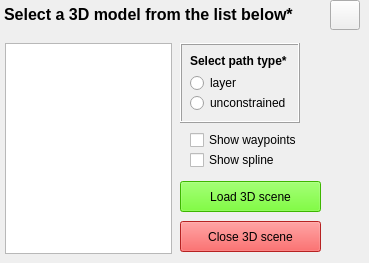
        <widget class="QWidget" name="selectModelTab">
         <attribute name="title">
          <string>Select model</string>
         </attribute>
         <widget class="QLabel" name="selectModelLabel">
          <property name="geometry">
           <rect>
            <x>4</x>
            <y>4</y>
            <width>292</width>
            <height>21</height>
           </rect>
          </property>
          <property name="font">
           <font>
            <family>Segoe UI</family>
            <pointsize>12</pointsize>
            <bold>true</bold>
           </font>
          </property>
          <property name="text">
           <string>Select a 3D model from the list below*</string>
          </property>
         </widget>
         <widget class="QPushButton" name="refreshModelListButton">
          <property name="geometry">
           <rect>
            <x>330</x>
            <y>0</y>
            <width>30</width>
            <height>30</height>
           </rect>
          </property>
          <property name="minimumSize">
           <size>
            <width>30</width>
            <height>30</height>
           </size>
          </property>
          <property name="maximumSize">
           <size>
            <width>30</width>
            <height>30</height>
           </size>
          </property>
          <property name="text">
           <string/>
          </property>
          <property name="icon">
           <iconset>
            <normaloff>refresh.png</normaloff>refresh.png</iconset>
          </property>
         </widget>
         <widget class="QListWidget" name="selectModelList">
          <property name="enabled">
           <bool>true</bool>
          </property>
          <property name="geometry">
           <rect>
            <x>5</x>
            <y>43</y>
            <width>167</width>
            <height>211</height>
           </rect>
          </property>
         </widget>
         <widget class="QPushButton" name="loadModelButton">
          <property name="geometry">
           <rect>
            <x>180</x>
            <y>181</y>
            <width>141</width>
            <height>31</height>
           </rect>
          </property>
          <property name="autoFillBackground">
           <bool>false</bool>
          </property>
          <property name="styleSheet">
           <string notr="true">QPushButton:enabled {
	background-color: rgb(85, 255, 0);
}</string>
          </property>
          <property name="text">
           <string>Load 3D scene</string>
          </property>
         </widget>
         <widget class="QCheckBox" name="showWaypointsCheckBox">
          <property name="geometry">
           <rect>
            <x>190</x>
            <y>130</y>
            <width>109</width>
            <height>20</height>
           </rect>
          </property>
          <property name="text">
           <string>Show waypoints</string>
          </property>
         </widget>
         <widget class="QPushButton" name="closeModelButton">
          <property name="geometry">
           <rect>
            <x>180</x>
            <y>221</y>
            <width>141</width>
            <height>31</height>
           </rect>
          </property>
          <property name="styleSheet">
           <string notr="true">QPushButton:enabled {
	background-color: rgb(255, 47, 47);
}</string>
          </property>
          <property name="text">
           <string>Close 3D scene</string>
          </property>
         </widget>
         <widget class="QFrame" name="routeFrame">
          <property name="geometry">
           <rect>
            <x>180</x>
            <y>43</y>
            <width>120</width>
            <height>80</height>
           </rect>
          </property>
          <property name="sizePolicy">
           <sizepolicy hsizetype="Ignored" vsizetype="Ignored">
            <horstretch>0</horstretch>
            <verstretch>0</verstretch>
           </sizepolicy>
          </property>
          <property name="minimumSize">
           <size>
            <width>120</width>
            <height>80</height>
           </size>
          </property>
          <property name="maximumSize">
           <size>
            <width>120</width>
            <height>80</height>
           </size>
          </property>
          <property name="frameShape">
           <enum>QFrame::Shape::Box</enum>
          </property>
          <property name="frameShadow">
           <enum>QFrame::Shadow::Raised</enum>
          </property>
          <widget class="QLabel" name="selectRouteLabel">
           <property name="geometry">
            <rect>
             <x>10</x>
             <y>10</y>
             <width>181</width>
             <height>16</height>
            </rect>
           </property>
           <property name="font">
            <font>
             <bold>true</bold>
            </font>
           </property>
           <property name="text">
            <string>Select path type*</string>
           </property>
          </widget>
          <widget class="QRadioButton" name="layerRadioButton">
           <property name="geometry">
            <rect>
             <x>10</x>
             <y>30</y>
             <width>101</width>
             <height>20</height>
            </rect>
           </property>
           <property name="text">
            <string>layer</string>
           </property>
          </widget>
          <widget class="QRadioButton" name="unconstrainedRadioButton">
           <property name="geometry">
            <rect>
             <x>10</x>
             <y>50</y>
             <width>101</width>
             <height>20</height>
            </rect>
           </property>
           <property name="text">
            <string>unconstrained</string>
           </property>
          </widget>
         </widget>
         <widget class="QCheckBox" name="showSplineCheckBox">
          <property name="geometry">
           <rect>
            <x>190</x>
            <y>150</y>
            <width>86</width>
            <height>20</height>
           </rect>
          </property>
          <property name="text">
           <string>Show spline</string>
          </property>
         </widget>
        </widget>
